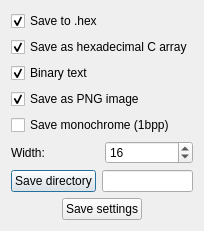
<?xml version="1.0" encoding="UTF-8"?>
<ui version="4.0">
 <class>Settings</class>
 <widget class="QDialog" name="Settings">
  <property name="geometry">
   <rect>
    <x>0</x>
    <y>0</y>
    <width>159</width>
    <height>183</height>
   </rect>
  </property>
  <property name="windowTitle">
   <string>Save settings</string>
  </property>
  <layout class="QGridLayout" name="gridLayout">
   <item row="0" column="0">
    <layout class="QVBoxLayout" name="verticalLayout_2">
     <item>
      <layout class="QHBoxLayout" name="horizontalLayout_2">
       <item>
        <layout class="QVBoxLayout" name="verticalLayout">
         <item>
          <widget class="QCheckBox" name="save_hex">
           <property name="text">
            <string>Save to .hex</string>
           </property>
           <property name="checked">
            <bool>true</bool>
           </property>
          </widget>
         </item>
         <item>
          <widget class="QCheckBox" name="save_array">
           <property name="text">
            <string>Save as hexadecimal C array</string>
           </property>
           <property name="checked">
            <bool>true</bool>
           </property>
          </widget>
         </item>
         <item>
          <widget class="QCheckBox" name="checkBox">
           <property name="text">
            <string>Binary text</string>
           </property>
           <property name="checked">
            <bool>true</bool>
           </property>
          </widget>
         </item>
         <item>
          <widget class="QCheckBox" name="save_png">
           <property name="text">
            <string>Save as PNG image</string>
           </property>
           <property name="checked">
            <bool>true</bool>
           </property>
          </widget>
         </item>
         <item>
          <widget class="QCheckBox" name="checkBox_2">
           <property name="text">
            <string>Save monochrome (1bpp)</string>
           </property>
          </widget>
         </item>
        </layout>
       </item>
       <item>
        <spacer name="horizontalSpacer_3">
         <property name="orientation">
          <enum>Qt::Horizontal</enum>
         </property>
         <property name="sizeHint" stdset="0">
          <size>
           <width>40</width>
           <height>20</height>
          </size>
         </property>
        </spacer>
       </item>
      </layout>
     </item>
     <item>
      <layout class="QHBoxLayout" name="horizontalLayout_4">
       <item>
        <widget class="QLabel" name="label">
         <property name="text">
          <string>Width:</string>
         </property>
        </widget>
       </item>
       <item>
        <widget class="QSpinBox" name="width">
         <property name="minimum">
          <number>1</number>
         </property>
         <property name="value">
          <number>16</number>
         </property>
        </widget>
       </item>
      </layout>
     </item>
     <item>
      <layout class="QHBoxLayout" name="horizontalLayout_3">
       <item>
        <widget class="QPushButton" name="pushButton_2">
         <property name="text">
          <string>Save directory</string>
         </property>
        </widget>
       </item>
       <item>
        <widget class="QLineEdit" name="save_dir_lbl"/>
       </item>
      </layout>
     </item>
     <item>
      <layout class="QHBoxLayout" name="horizontalLayout">
       <item>
        <spacer name="horizontalSpacer">
         <property name="orientation">
          <enum>Qt::Horizontal</enum>
         </property>
         <property name="sizeHint" stdset="0">
          <size>
           <width>40</width>
           <height>20</height>
          </size>
         </property>
        </spacer>
       </item>
       <item>
        <widget class="QPushButton" name="pushButton">
         <property name="text">
          <string>Save settings</string>
         </property>
        </widget>
       </item>
       <item>
        <spacer name="horizontalSpacer_2">
         <property name="orientation">
          <enum>Qt::Horizontal</enum>
         </property>
         <property name="sizeHint" stdset="0">
          <size>
           <width>40</width>
           <height>20</height>
          </size>
         </property>
        </spacer>
       </item>
      </layout>
     </item>
    </layout>
   </item>
  </layout>
 </widget>
 <resources/>
 <connections/>
</ui>
